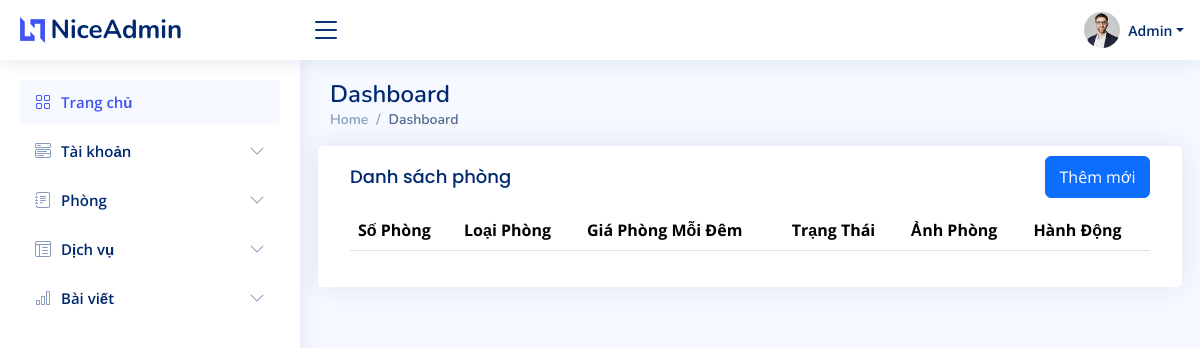
/admin_dashboard/rooms, run on an earlier commit of the app's database.
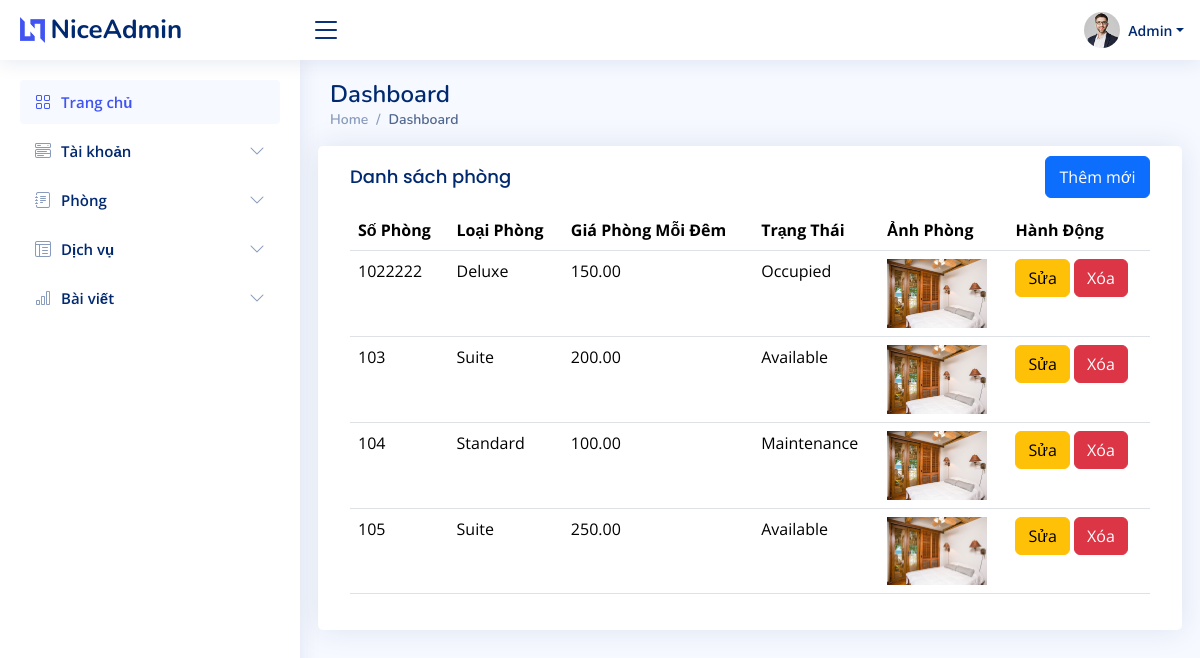
And on a later commit of the database.
### admin_custom/models.py (models this page shows, shortened)
class Room(models.Model):
    ROOM_STATUS_CHOICES = [
        ('available', 'Available'),
        ('occupied', 'Occupied'),
        ('maintenance', 'Maintenance'),
    ]
    room_number = models.CharField(max_length=10, unique=True)
    room_type = models.CharField(max_length=100)  # Ví dụ: "Deluxe", "Standard", "Suite"
    price_per_night = models.DecimalField(max_digits=10, decimal_places=2)
    status = models.CharField(max_length=20, choices=ROOM_STATUS_CHOICES, default='available')
    image = models.ImageField(upload_to=get_image_upload_path_room, null=True, blank=True)

### admin_custom/views.py (the view, shortened to what this page needs)
# urls.py: path('admin_dashboard/rooms', admin_custom.admin_room, name='admin_room'),
def admin_room(request):
    rooms = Room.objects.all()
    return render(request, 'admin/room.html', {'rooms': rooms})

### home/Templates/admin/room.html (shortened to what this page needs)
{% load static %}
<!DOCTYPE html>
<html lang="en">
  <head>
    <link href="{% static 'assets/vendor/bootstrap/css/bootstrap.min.css' %}" rel="stylesheet" />
    <link href="{% static 'assets/vendor/bootstrap-icons/bootstrap-icons.css' %}" rel="stylesheet" />
    <link href="{% static 'assets/vendor/boxicons/css/boxicons.min.css' %}" rel="stylesheet" />
    <link href="{% static 'assets/vendor/quill/quill.snow.css' %}" rel="stylesheet" />
    <link href="{% static 'assets/vendor/quill/quill.bubble.css' %}" rel="stylesheet" />
    <link href="{% static 'assets/vendor/remixicon/remixicon.css' %}" rel="stylesheet" />
    <link href="{% static 'assets/vendor/simple-datatables/style.css' %}" rel="stylesheet" />
    <link href="{% static 'assets/css/style.css' %}" rel="stylesheet" />
  </head>
  <body>
    {% include 'includes/admin/header.html' %}
    {% include 'includes/admin/sidebar.html' %}
    <main id="main" class="main">
      <div class="pagetitle">
        <h1>Dashboard</h1>
        <nav>
          <ol class="breadcrumb">
            <li class="breadcrumb-item">
              <a href="index.html">Home</a>
            </li>
            <li class="breadcrumb-item active">Dashboard</li>
          </ol>
        </nav>
      </div>
      <section class="section dashboard">
        <div class="row">
          <div class="card">
            <div class="card-body">
              <div class="d-flex justify-content-between">
                 <h5 class="card-title">Danh sách phòng</h5>
                 <button type="button" style="margin-top:10px;width:105px;height:42px" class="btn btn-primary" data-bs-toggle="modal" data-bs-target="#createRoomModal">Thêm mới</button>
              </div>
              <table class="table">
                <thead>
                  <tr>
                    <th>Số Phòng</th>
                    <th>Loại Phòng</th>
                    <th>Giá Phòng Mỗi Đêm</th>
                    <th>Trạng Thái</th>
                    <th>Ảnh Phòng</th>
                    <th>Hành Động</th>
                  </tr>
                </thead>
                <tbody>
                  {% for room in rooms %}
                    <tr>
                      <td>{{ room.room_number }}</td>
                      <td>{{ room.room_type }}</td>
                      <td>{{ room.price_per_night }}</td>
                      <td>{{ room.get_status_display }}</td>
                      <td>
                        {% if room.image %}
                            <img src="{{ room.image.url }}" alt="Room Image" width="100">
                        {% else %}
                            <img src="{% static 'images/img_2.jpg' %}" alt="Room Image" width="100">
                        {% endif %}
                    </td>
                    <td>
                      <button type="button" class="btn btn-warning" data-bs-toggle="modal" data-bs-target="#editRoomModal{{ room.id }}">Sửa</button>
                      <form method="POST" action="{% url 'delete_room' room.id %}" style="display:inline;">
                          <button type="submit" class="btn btn-danger">Xóa</button>
                      </form>
                  </td>
                    </tr>
                  {% endfor %}
                </tbody>
              </table>
            </div>
          </div>
        </div>
      </section>
    </main>
  </body>
</html>

What changed in the data, as far as the page shows it:
added Room: room_number "1022222", room_type "Deluxe", price_per_night "150.00", status "Occupied"
added Room: room_number "103", room_type "Suite", price_per_night "200.00", status "Available"
added Room: room_number "104", room_type "Standard", price_per_night "100.00", status "Maintenance"
added Room: room_number "105", room_type "Suite", price_per_night "250.00", status "Available"
